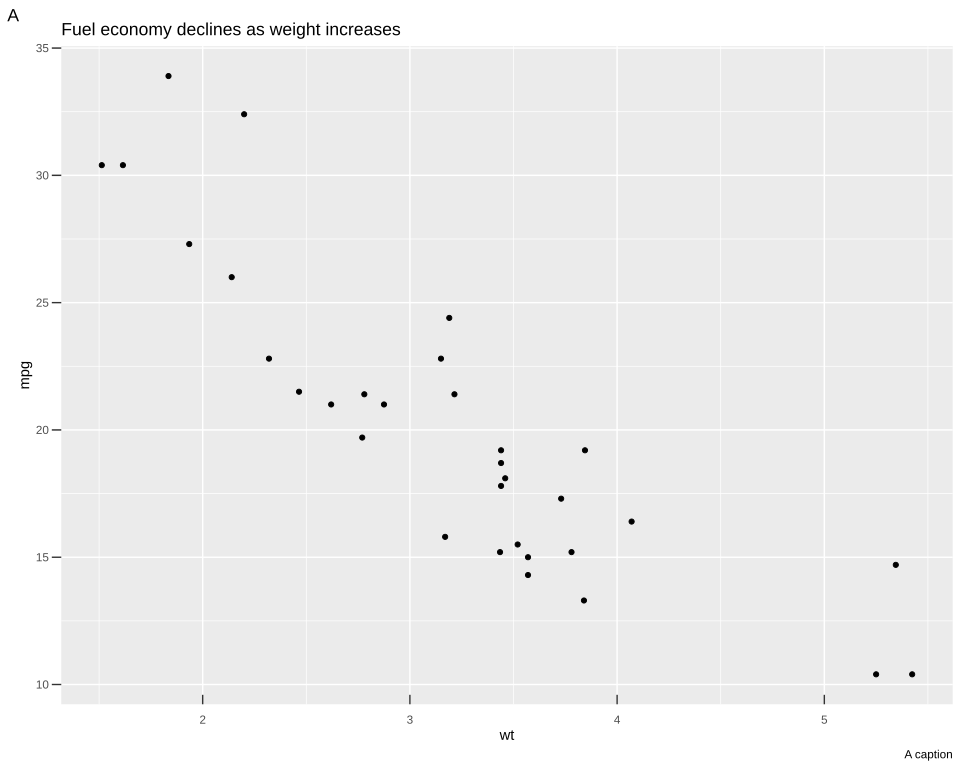

The script that drew this image:
# The plot test/golden/theme_ticks.svg draws, drawn by ggplot2 itself, as ggplot2's own visual tests
# draw their snapshots: the independent check on that golden whenever it changes. The suite never
# runs this; it needs R, ggplot2 and vdiffr, saved as the Docker image giggly-r:ggplot2-4.0.3. From
# the repository's root:
#
#   docker run --rm -v "$PWD/test/golden":/golden:ro giggly-r:ggplot2-4.0.3 \
#     Rscript /golden/theme_ticks.R > theme_ticks.ggplot2.svg
#
# and compare the two drawings element by element, as test/golden/point.R describes.
#
# ggplot2's theme reference page's "The length and direction of ticks" example, on mtcars' fuel
# economy against weight with a title, a caption and a tag: the y axis's ticks 0.25 cm long, the x
# axis's -0.25 cm, turned into the panel, taking no room, its labels 0.3 cm below the panel.
#
# First checked with ggplot2 4.0.3 and vdiffr 1.0.9: every element and clip path matches but
# svglite's around the whole drawing, and the one departure is test/golden/point.R's, the x axis
# drawn before the y.

library(ggplot2)

plot <- ggplot(mtcars, aes(wt, mpg)) +
  geom_point() +
  labs(title = "Fuel economy declines as weight increases", caption = "A caption", tag = "A") +
  theme_gray() +
  theme(
    axis.ticks.length.y = unit(.25, "cm"),
    axis.ticks.length.x = unit(-.25, "cm"),
    axis.text.x = element_text(margin = margin(t = .3, unit = "cm"))
  )

file <- tempfile(fileext = ".svg")
vdiffr::write_svg(plot, file)
cat(readLines(file), sep = "\n")
